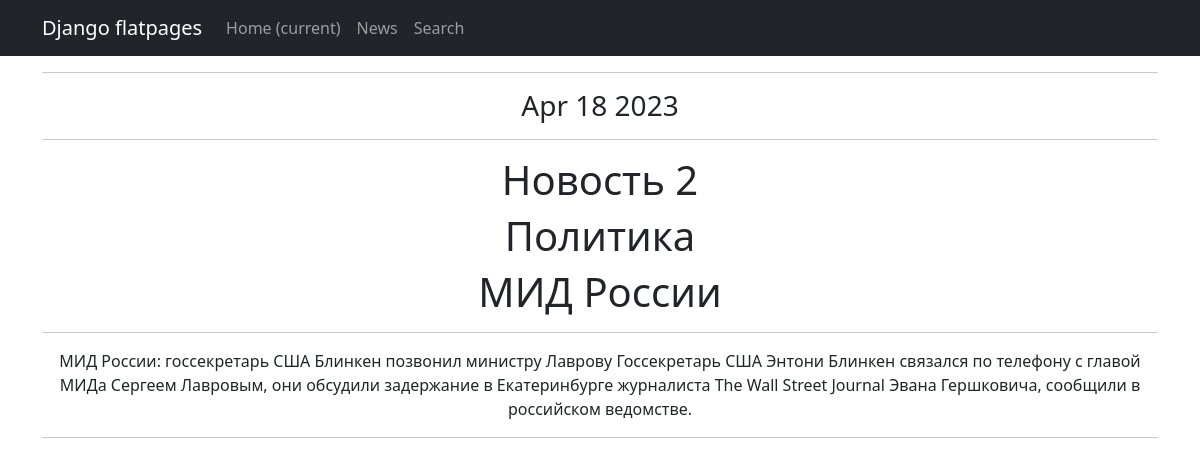
The page /news/2 on the database its author committed.
### news/models.py (models this page shows, shortened)
class News(models.Model):
    name = models.CharField(
        max_length=255,
        unique=True, # названия новостей не должны повторяться
    )
    description = models.TextField()
    category = models.ForeignKey(
        to='Category',
        on_delete=models.CASCADE,
        related_name='news', # все новости в категории будут доступны через поле news
    )
    published_date = models.DateTimeField(default=datetime.now)  # предоставляем значение по умолчанию
    author = models.CharField(max_length=100, default='нет автора')

class Category(models.Model):
    name = models.CharField(max_length=255, unique=True)
    subscribers = models.ManyToManyField(User, related_name='subscribed_categories', blank=True)
    def __str__(self):
        return self.name

### news/views.py (the view)
# urls.py: path('<int:pk>', NewsDetail.as_view(), name='news_detail' ),
class NewsDetail(DetailView):
    model = News
    template_name = 'news.html'
    context_object_name = 'news'

### news/templatetags/cencor.py (called while the page is built)
@register.filter
def censor(value):
    if not isinstance(value, str):
        raise ValueError("Входное значение должно быть строкой")
    words = value.split()
    for i in range(len(words)):
        if words[i].lower() in censor_list:
            words[i] = '*' * len(words[i])
    return ' '.join(words)

### news/templatetags/custom_tags.py (called while the page is built)
@register.simple_tag()
def current_time(format_string='%b %d %Y'):
   return datetime.utcnow().strftime(format_string)

### news/templates/news.html (shortened to what this page needs)
{% extends 'flatpages/default.html' %}
{% load custom_tags %}
{% load cencor %}
{% block content %}
<hr>
<h3>{% current_time '%b %d %Y' %}</h3>
<hr>
<h1>{{ news.name }}</h1>
<h1>{{ news.category }}</h1>
<h1>{{ news.author }}</h1>
<hr>
<td>{{ news.description|censor }}</td>
<hr>
{% endblock content %}

### rows shown on the page
News: name "Новость 2", category "Политика", author "МИД России", description|censor "МИД России: госсекретарь США Блинкен позвонил министру Лаврову Госсекретарь США Энтони Блинкен связался по телефону с главой МИДа Сергеем Лавровым, они обсудили задержание в Екатеринбурге журналиста The Wall Street Journal Эвана Гершковича, сообщили в российском ведомстве."
